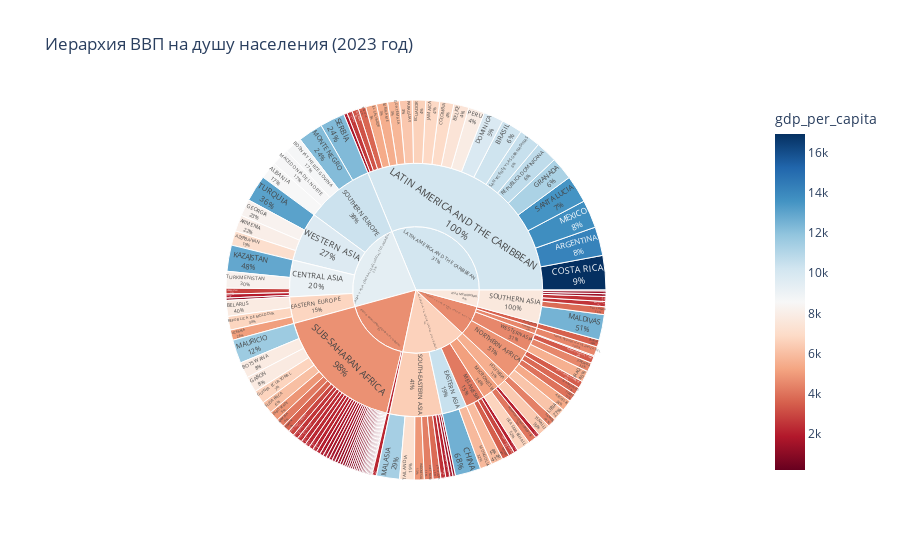

Notebook cell for this chart:
### Code cell
import plotly.express as px

# 1. Фильтруем данные последнего года и ненулевой ВВП
last_year = df['year'].max()
df_last_year = df[(df['year'] == last_year) & (df['gdp_per_capita'] > 0)]

# 2. Убедимся, что нет пропущенных значений в иерархических столбцах
df_last_year = df_last_year.dropna(subset=['region', 'sub_region', 'country_name'])

# 3. Приведем названия регионов к единому формату (пример для испанских названий)
df_last_year['region'] = df_last_year['region'].str.replace('AMÉRICA LATINA Y EL CARIBE \(EXCLUIDO ALTOS INGRESOS\)', 
                                                          'LATIN AMERICA AND THE CARIBBEAN', regex=True)

# 4. Строим диаграмму
fig = px.sunburst(
    df_last_year,
    path=['region', 'sub_region', 'country_name'],
    values='gdp_per_capita',
    title=f'Иерархия ВВП на душу населения ({last_year} год)',
    color='gdp_per_capita',
    color_continuous_scale='RdBu'
)

fig.update_traces(textinfo="label+percent parent")
fig.show()

### Figure 1 — Plotly figure (JSON) as saved in the notebook; plotly's stock layout.template omitted (floating-point values rounded to 4 significant figures; data arrays with more than 128 entries replaced by an {"elided": "..."} marker saying what was removed)
{"data": [{"branchvalues": "total", "customdata": {"elided": "145x1 float values"}, "domain": {"x": [0, 1], "y": [0, 1]}, "hovertemplate": "labels=%{label}<br>gdp_per_capita_sum=%{value}<br>parent=%{parent}<br>id=%{id}<br>gdp_per_capita=%{color}<extra></extra>", "ids": {"elided": "145 str values"}, "labels": {"elided": "145 str values"}, "marker": {"coloraxis": "coloraxis", "colors": {"elided": "145 float values"}}, "name": "", "parents": {"elided": "145 str values"}, "textinfo": "label+percent parent", "type": "sunburst", "values": {"elided": "145 float values"}}], "layout": {"coloraxis": {"colorbar": {"title": {"text": "gdp_per_capita"}}, "colorscale": [[0, "rgb(103,0,31)"], [0.1, "rgb(178,24,43)"], [0.2, "rgb(214,96,77)"], [0.3, "rgb(244,165,130)"], [0.4, "rgb(253,219,199)"], [0.5, "rgb(247,247,247)"], [0.6, "rgb(209,229,240)"], [0.7, "rgb(146,197,222)"], [0.8, "rgb(67,147,195)"], [0.9, "rgb(33,102,172)"], [1, "rgb(5,48,97)"]]}, "legend": {"tracegroupgap": 0}, "title": {"text": "Иерархия ВВП на душу населения (2023 год)"}}}
